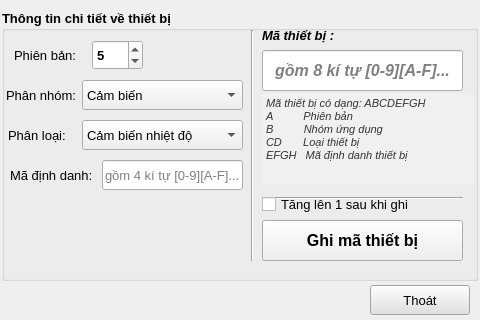
<?xml version="1.0" encoding="UTF-8"?>
<ui version="4.0">
 <class>FrmSetupSerial</class>
 <widget class="QMainWindow" name="FrmSetupSerial">
  <property name="geometry">
   <rect>
    <x>0</x>
    <y>0</y>
    <width>480</width>
    <height>320</height>
   </rect>
  </property>
  <property name="minimumSize">
   <size>
    <width>480</width>
    <height>320</height>
   </size>
  </property>
  <property name="maximumSize">
   <size>
    <width>660</width>
    <height>320</height>
   </size>
  </property>
  <property name="windowTitle">
   <string>MainWindow</string>
  </property>
  <widget class="QWidget" name="centralwidget">
   <widget class="QGroupBox" name="groupBox_Info">
    <property name="geometry">
     <rect>
      <x>2</x>
      <y>10</y>
      <width>476</width>
      <height>271</height>
     </rect>
    </property>
    <property name="font">
     <font>
      <pointsize>10</pointsize>
      <bold>true</bold>
     </font>
    </property>
    <property name="title">
     <string>Thông tin chi tiết về thiết bị</string>
    </property>
    <property name="flat">
     <bool>false</bool>
    </property>
    <widget class="QPushButton" name="pushButton_writeSerial">
     <property name="enabled">
      <bool>true</bool>
     </property>
     <property name="geometry">
      <rect>
       <x>260</x>
       <y>210</y>
       <width>201</width>
       <height>41</height>
      </rect>
     </property>
     <property name="minimumSize">
      <size>
       <width>0</width>
       <height>40</height>
      </size>
     </property>
     <property name="font">
      <font>
       <pointsize>12</pointsize>
       <bold>true</bold>
      </font>
     </property>
     <property name="text">
      <string>Ghi mã thiết bị</string>
     </property>
     <property name="shortcut">
      <string>Return, Enter</string>
     </property>
    </widget>
    <widget class="QLabel" name="label_3">
     <property name="geometry">
      <rect>
       <x>8</x>
       <y>150</y>
       <width>91</width>
       <height>31</height>
      </rect>
     </property>
     <property name="font">
      <font>
       <pointsize>10</pointsize>
       <bold>false</bold>
      </font>
     </property>
     <property name="text">
      <string>Mã định danh:</string>
     </property>
    </widget>
    <widget class="QLabel" name="label">
     <property name="geometry">
      <rect>
       <x>4</x>
       <y>70</y>
       <width>71</width>
       <height>31</height>
      </rect>
     </property>
     <property name="font">
      <font>
       <pointsize>10</pointsize>
       <bold>false</bold>
      </font>
     </property>
     <property name="text">
      <string>Phân nhóm:</string>
     </property>
    </widget>
    <widget class="QComboBox" name="comboBox_groupDevice">
     <property name="geometry">
      <rect>
       <x>80</x>
       <y>70</y>
       <width>161</width>
       <height>30</height>
      </rect>
     </property>
     <property name="minimumSize">
      <size>
       <width>0</width>
       <height>30</height>
      </size>
     </property>
     <property name="font">
      <font>
       <pointsize>10</pointsize>
       <bold>false</bold>
      </font>
     </property>
     <property name="currentIndex">
      <number>1</number>
     </property>
     <item>
      <property name="text">
       <string>Phần mềm</string>
      </property>
     </item>
     <item>
      <property name="text">
       <string>Cảm biến</string>
      </property>
     </item>
     <item>
      <property name="text">
       <string>Mô-đun thực hành</string>
      </property>
     </item>
     <item>
      <property name="text">
       <string>Mô hình thí nghiệm</string>
      </property>
     </item>
    </widget>
    <widget class="QLineEdit" name="lineEdit_id">
     <property name="geometry">
      <rect>
       <x>100</x>
       <y>150</y>
       <width>141</width>
       <height>30</height>
      </rect>
     </property>
     <property name="minimumSize">
      <size>
       <width>100</width>
       <height>30</height>
      </size>
     </property>
     <property name="font">
      <font>
       <pointsize>10</pointsize>
       <bold>false</bold>
      </font>
     </property>
     <property name="maxLength">
      <number>4</number>
     </property>
     <property name="alignment">
      <set>Qt::AlignJustify|Qt::AlignVCenter</set>
     </property>
     <property name="placeholderText">
      <string>gồm 4 kí tự [0-9][A-F]...</string>
     </property>
    </widget>
    <widget class="QLabel" name="label_4">
     <property name="geometry">
      <rect>
       <x>6</x>
       <y>110</y>
       <width>61</width>
       <height>31</height>
      </rect>
     </property>
     <property name="font">
      <font>
       <pointsize>10</pointsize>
       <bold>false</bold>
      </font>
     </property>
     <property name="text">
      <string>Phân loại:</string>
     </property>
    </widget>
    <widget class="QComboBox" name="comboBox_typeDevice">
     <property name="geometry">
      <rect>
       <x>80</x>
       <y>110</y>
       <width>161</width>
       <height>30</height>
      </rect>
     </property>
     <property name="minimumSize">
      <size>
       <width>0</width>
       <height>30</height>
      </size>
     </property>
     <property name="font">
      <font>
       <pointsize>10</pointsize>
       <bold>false</bold>
      </font>
     </property>
     <item>
      <property name="text">
       <string>Cảm biến nhiệt độ</string>
      </property>
     </item>
     <item>
      <property name="text">
       <string>Cảm biến độ ẩm</string>
      </property>
     </item>
     <item>
      <property name="text">
       <string>Cảm biến lực</string>
      </property>
     </item>
     <item>
      <property name="text">
       <string>Cảm biến áp suất</string>
      </property>
     </item>
     <item>
      <property name="text">
       <string>Cảm biến âm thanh</string>
      </property>
     </item>
    </widget>
    <widget class="QLabel" name="label_7">
     <property name="geometry">
      <rect>
       <x>12</x>
       <y>30</y>
       <width>61</width>
       <height>31</height>
      </rect>
     </property>
     <property name="font">
      <font>
       <pointsize>10</pointsize>
       <bold>false</bold>
      </font>
     </property>
     <property name="text">
      <string>Phiên bản:</string>
     </property>
    </widget>
    <widget class="QSpinBox" name="spinBox_versioneDevice">
     <property name="geometry">
      <rect>
       <x>90</x>
       <y>30</y>
       <width>51</width>
       <height>30</height>
      </rect>
     </property>
     <property name="minimum">
      <number>1</number>
     </property>
     <property name="maximum">
      <number>9</number>
     </property>
     <property name="value">
      <number>5</number>
     </property>
    </widget>
    <widget class="QLabel" name="label_8">
     <property name="geometry">
      <rect>
       <x>260</x>
       <y>10</y>
       <width>81</width>
       <height>30</height>
      </rect>
     </property>
     <property name="font">
      <font>
       <pointsize>10</pointsize>
       <italic>true</italic>
       <bold>true</bold>
      </font>
     </property>
     <property name="styleSheet">
      <string notr="true"/>
     </property>
     <property name="text">
      <string>Mã thiết bị :</string>
     </property>
    </widget>
    <widget class="Line" name="line">
     <property name="geometry">
      <rect>
       <x>260</x>
       <y>180</y>
       <width>201</width>
       <height>16</height>
      </rect>
     </property>
     <property name="orientation">
      <enum>Qt::Horizontal</enum>
     </property>
    </widget>
    <widget class="QPlainTextEdit" name="plainTextEdit">
     <property name="geometry">
      <rect>
       <x>260</x>
       <y>83</y>
       <width>211</width>
       <height>91</height>
      </rect>
     </property>
     <property name="font">
      <font>
       <pointsize>8</pointsize>
       <italic>true</italic>
       <bold>false</bold>
      </font>
     </property>
     <property name="styleSheet">
      <string notr="true">background-color: rgb(240, 240, 240);
color: rgb(50, 50,50);</string>
     </property>
     <property name="frameShape">
      <enum>QFrame::NoFrame</enum>
     </property>
     <property name="readOnly">
      <bool>true</bool>
     </property>
     <property name="plainText">
      <string>Mã thiết bị có dạng: ABCDEFGH
A          Phiên bản
B          Nhóm ứng dụng
CD       Loại thiết bị
EFGH   Mã định danh thiết bị</string>
     </property>
    </widget>
    <widget class="QLineEdit" name="lineEdit_serialNumber">
     <property name="geometry">
      <rect>
       <x>260</x>
       <y>40</y>
       <width>201</width>
       <height>41</height>
      </rect>
     </property>
     <property name="minimumSize">
      <size>
       <width>100</width>
       <height>30</height>
      </size>
     </property>
     <property name="font">
      <font>
       <pointsize>12</pointsize>
       <italic>true</italic>
       <bold>true</bold>
      </font>
     </property>
     <property name="text">
      <string/>
     </property>
     <property name="maxLength">
      <number>8</number>
     </property>
     <property name="alignment">
      <set>Qt::AlignCenter</set>
     </property>
     <property name="placeholderText">
      <string>gồm 8 kí tự [0-9][A-F]...</string>
     </property>
    </widget>
    <widget class="QCheckBox" name="checkBox_Increase">
     <property name="geometry">
      <rect>
       <x>260</x>
       <y>184</y>
       <width>201</width>
       <height>20</height>
      </rect>
     </property>
     <property name="font">
      <font>
       <pointsize>10</pointsize>
       <bold>false</bold>
      </font>
     </property>
     <property name="text">
      <string>Tăng lên 1 sau khi ghi</string>
     </property>
    </widget>
    <widget class="Line" name="line_2">
     <property name="geometry">
      <rect>
       <x>240</x>
       <y>20</y>
       <width>20</width>
       <height>231</height>
      </rect>
     </property>
     <property name="orientation">
      <enum>Qt::Vertical</enum>
     </property>
    </widget>
   </widget>
   <widget class="QPushButton" name="pushButton_Cancel">
    <property name="geometry">
     <rect>
      <x>370</x>
      <y>285</y>
      <width>100</width>
      <height>30</height>
     </rect>
    </property>
    <property name="font">
     <font>
      <pointsize>10</pointsize>
      <bold>false</bold>
     </font>
    </property>
    <property name="styleSheet">
     <string notr="true">background-color: rgb(225, 225, 225);</string>
    </property>
    <property name="text">
     <string>Thoát</string>
    </property>
    <property name="shortcut">
     <string>Esc</string>
    </property>
   </widget>
  </widget>
 </widget>
 <tabstops>
  <tabstop>spinBox_versioneDevice</tabstop>
  <tabstop>comboBox_groupDevice</tabstop>
  <tabstop>comboBox_typeDevice</tabstop>
  <tabstop>lineEdit_id</tabstop>
  <tabstop>lineEdit_serialNumber</tabstop>
  <tabstop>plainTextEdit</tabstop>
  <tabstop>checkBox_Increase</tabstop>
  <tabstop>pushButton_writeSerial</tabstop>
  <tabstop>pushButton_Cancel</tabstop>
 </tabstops>
 <resources/>
 <connections/>
</ui>
